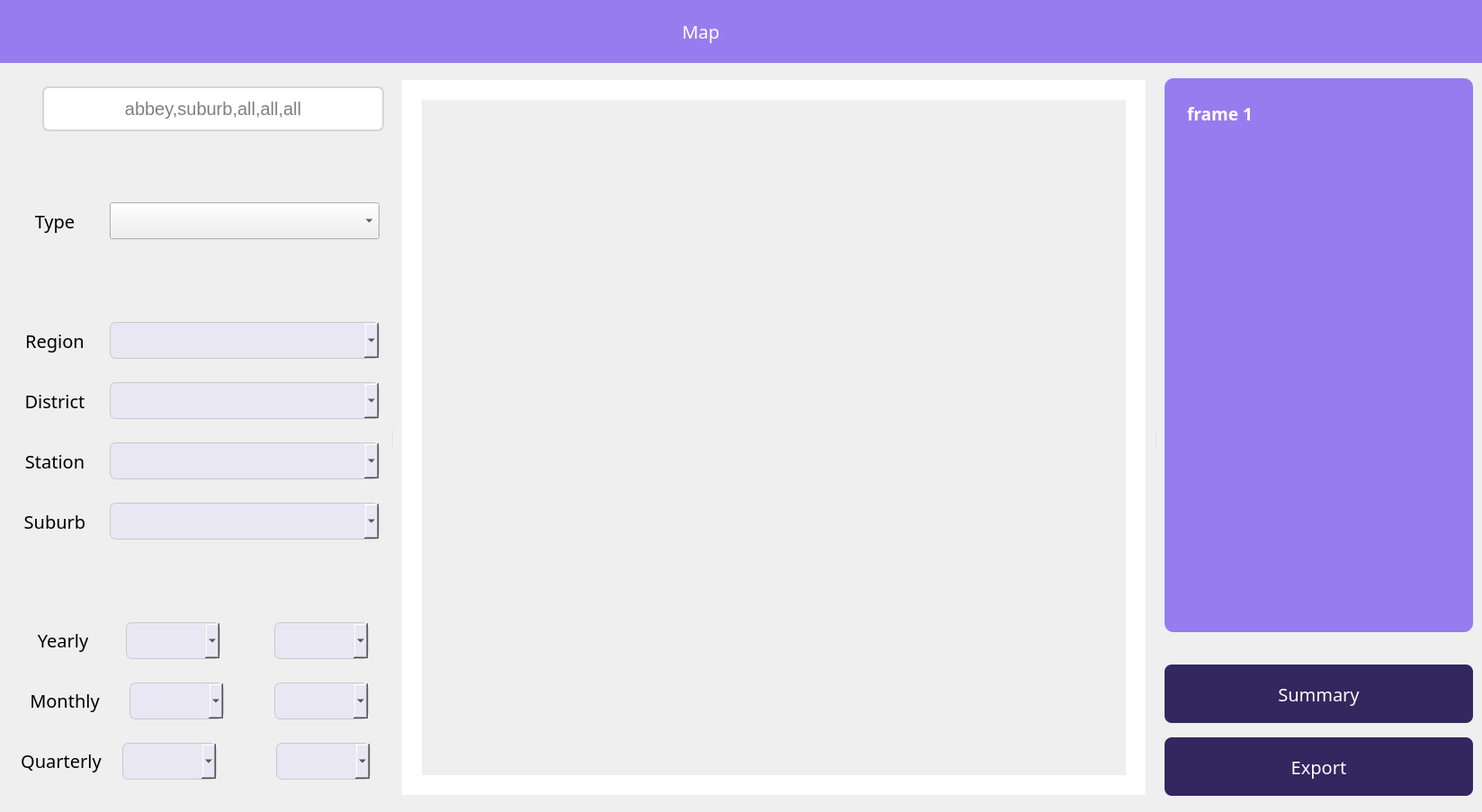
<?xml version="1.0" encoding="UTF-8"?>
<ui version="4.0">
 <class>MainWindow</class>
 <widget class="QMainWindow" name="MainWindow">
  <property name="geometry">
   <rect>
    <x>0</x>
    <y>0</y>
    <width>1648</width>
    <height>903</height>
   </rect>
  </property>
  <property name="windowTitle">
   <string>Map</string>
  </property>
  <property name="styleSheet">
   <string notr="true">font:20px
</string>
  </property>
  <widget class="QWidget" name="centralwidget">
   <property name="styleSheet">
    <string notr="true"/>
   </property>
   <layout class="QGridLayout" name="gridLayout_4">
    <property name="leftMargin">
     <number>0</number>
    </property>
    <property name="topMargin">
     <number>0</number>
    </property>
    <property name="rightMargin">
     <number>0</number>
    </property>
    <property name="bottomMargin">
     <number>0</number>
    </property>
    <property name="spacing">
     <number>0</number>
    </property>
    <item row="0" column="0">
     <widget class="QGroupBox" name="groupBox">
      <property name="sizePolicy">
       <sizepolicy hsizetype="Expanding" vsizetype="Fixed">
        <horstretch>0</horstretch>
        <verstretch>0</verstretch>
       </sizepolicy>
      </property>
      <property name="minimumSize">
       <size>
        <width>0</width>
        <height>70</height>
       </size>
      </property>
      <property name="styleSheet">
       <string notr="true">background-color:rgb(149, 125, 239);
border:0px;
</string>
      </property>
      <property name="title">
       <string/>
      </property>
      <property name="flat">
       <bool>true</bool>
      </property>
      <property name="checkable">
       <bool>false</bool>
      </property>
      <layout class="QGridLayout" name="gridLayout_2">
       <property name="sizeConstraint">
        <enum>QLayout::SetDefaultConstraint</enum>
       </property>
       <item row="0" column="0">
        <layout class="QHBoxLayout" name="horizontalLayout_14" stretch="0,0,0,0,0">
         <property name="spacing">
          <number>0</number>
         </property>
         <item>
          <widget class="QLabel" name="label_5">
           <property name="text">
            <string/>
           </property>
           <property name="pixmap">
            <pixmap>pic/形状 1@2x.png</pixmap>
           </property>
           <property name="alignment">
            <set>Qt::AlignRight|Qt::AlignTrailing|Qt::AlignVCenter</set>
           </property>
          </widget>
         </item>
         <item>
          <widget class="QLabel" name="label_6">
           <property name="font">
            <font>
             <family>微软雅黑</family>
             <pointsize>-1</pointsize>
             <weight>50</weight>
             <italic>false</italic>
             <bold>false</bold>
            </font>
           </property>
           <property name="styleSheet">
            <string notr="true">font:20px;
color:white</string>
           </property>
           <property name="text">
            <string>   Map</string>
           </property>
          </widget>
         </item>
         <item>
          <widget class="QPushButton" name="pushButton">
           <property name="sizePolicy">
            <sizepolicy hsizetype="Fixed" vsizetype="Fixed">
             <horstretch>0</horstretch>
             <verstretch>0</verstretch>
            </sizepolicy>
           </property>
           <property name="minimumSize">
            <size>
             <width>50</width>
             <height>50</height>
            </size>
           </property>
           <property name="styleSheet">
            <string notr="true">QPushButton:pressed{
background-color:rgb(223, 223, 223)
}

QPushButton:hover{
background-color:rgb(223, 223, 223)
}</string>
           </property>
           <property name="text">
            <string/>
           </property>
           <property name="icon">
            <iconset>
             <normaloff>pic/矩形 10 拷贝 2@2x.png</normaloff>
             <disabledon>pic/矩形 10 拷贝 2.png</disabledon>pic/矩形 10 拷贝 2@2x.png</iconset>
           </property>
           <property name="iconSize">
            <size>
             <width>11</width>
             <height>11</height>
            </size>
           </property>
           <property name="checkable">
            <bool>true</bool>
           </property>
           <property name="flat">
            <bool>false</bool>
           </property>
          </widget>
         </item>
         <item>
          <widget class="QPushButton" name="pushButton_2">
           <property name="sizePolicy">
            <sizepolicy hsizetype="Fixed" vsizetype="Fixed">
             <horstretch>0</horstretch>
             <verstretch>0</verstretch>
            </sizepolicy>
           </property>
           <property name="minimumSize">
            <size>
             <width>50</width>
             <height>50</height>
            </size>
           </property>
           <property name="styleSheet">
            <string notr="true">QPushButton:pressed{
background-color:rgb(223, 223, 223)
}
QPushButton:hover{
background-color:rgb(223, 223, 223)
}</string>
           </property>
           <property name="text">
            <string/>
           </property>
           <property name="icon">
            <iconset>
             <normaloff>pic/矩形 8 拷贝@2x.png</normaloff>pic/矩形 8 拷贝@2x.png</iconset>
           </property>
           <property name="iconSize">
            <size>
             <width>11</width>
             <height>11</height>
            </size>
           </property>
           <property name="checkable">
            <bool>false</bool>
           </property>
           <property name="flat">
            <bool>false</bool>
           </property>
          </widget>
         </item>
         <item>
          <widget class="QPushButton" name="pushButton_3">
           <property name="sizePolicy">
            <sizepolicy hsizetype="Fixed" vsizetype="Fixed">
             <horstretch>0</horstretch>
             <verstretch>0</verstretch>
            </sizepolicy>
           </property>
           <property name="minimumSize">
            <size>
             <width>50</width>
             <height>50</height>
            </size>
           </property>
           <property name="styleSheet">
            <string notr="true">QPushButton:pressed{
background-color:rgb(223, 223, 223)
}
QPushButton:hover{
background-color:rgb(223, 223, 223)
}</string>
           </property>
           <property name="text">
            <string/>
           </property>
           <property name="icon">
            <iconset>
             <normaloff>pic/组 6@2x.png</normaloff>pic/组 6@2x.png</iconset>
           </property>
           <property name="iconSize">
            <size>
             <width>11</width>
             <height>11</height>
            </size>
           </property>
           <property name="checkable">
            <bool>false</bool>
           </property>
           <property name="flat">
            <bool>false</bool>
           </property>
          </widget>
         </item>
        </layout>
       </item>
      </layout>
     </widget>
    </item>
    <item row="1" column="0">
     <widget class="QSplitter" name="splitter">
      <property name="orientation">
       <enum>Qt::Horizontal</enum>
      </property>
      <widget class="QWidget" name="layoutWidget">
       <layout class="QVBoxLayout" name="verticalLayout">
        <property name="spacing">
         <number>0</number>
        </property>
        <property name="rightMargin">
         <number>0</number>
        </property>
        <item>
         <layout class="QHBoxLayout" name="horizontalLayout">
          <property name="spacing">
           <number>0</number>
          </property>
          <item>
           <spacer name="horizontalSpacer">
            <property name="orientation">
             <enum>Qt::Horizontal</enum>
            </property>
            <property name="sizeType">
             <enum>QSizePolicy::Fixed</enum>
            </property>
            <property name="sizeHint" stdset="0">
             <size>
              <width>40</width>
              <height>20</height>
             </size>
            </property>
           </spacer>
          </item>
          <item>
           <widget class="QLineEdit" name="lineEdit">
            <property name="sizePolicy">
             <sizepolicy hsizetype="Fixed" vsizetype="Fixed">
              <horstretch>0</horstretch>
              <verstretch>0</verstretch>
             </sizepolicy>
            </property>
            <property name="minimumSize">
             <size>
              <width>380</width>
              <height>50</height>
             </size>
            </property>
            <property name="cursor">
             <cursorShape>IBeamCursor</cursorShape>
            </property>
            <property name="styleSheet">
             <string notr="true">QLineEdit{
border:2px solid rgb(213, 213, 213);
border-radius:7px;
}
QLineEdit:hover{
border:4px solid rgb(154, 154, 154);
border-radius:7px
}</string>
            </property>
            <property name="alignment">
             <set>Qt::AlignCenter</set>
            </property>
            <property name="placeholderText">
             <string>abbey,suburb,all,all,all</string>
            </property>
            <property name="clearButtonEnabled">
             <bool>true</bool>
            </property>
           </widget>
          </item>
         </layout>
        </item>
        <item>
         <layout class="QHBoxLayout" name="horizontalLayout_2">
          <property name="spacing">
           <number>0</number>
          </property>
          <item>
           <widget class="QLabel" name="label_10">
            <property name="sizePolicy">
             <sizepolicy hsizetype="Fixed" vsizetype="Fixed">
              <horstretch>0</horstretch>
              <verstretch>0</verstretch>
             </sizepolicy>
            </property>
            <property name="minimumSize">
             <size>
              <width>50</width>
              <height>0</height>
             </size>
            </property>
            <property name="font">
             <font>
              <family>3ds</family>
              <pointsize>-1</pointsize>
              <weight>50</weight>
              <italic>false</italic>
              <bold>false</bold>
             </font>
            </property>
            <property name="text">
             <string/>
            </property>
            <property name="pixmap">
             <pixmap>pic/crime.png</pixmap>
            </property>
            <property name="scaledContents">
             <bool>true</bool>
            </property>
            <property name="alignment">
             <set>Qt::AlignCenter</set>
            </property>
           </widget>
          </item>
          <item>
           <spacer name="horizontalSpacer_3">
            <property name="orientation">
             <enum>Qt::Horizontal</enum>
            </property>
            <property name="sizeType">
             <enum>QSizePolicy::Fixed</enum>
            </property>
            <property name="sizeHint" stdset="0">
             <size>
              <width>330</width>
              <height>20</height>
             </size>
            </property>
           </spacer>
          </item>
         </layout>
        </item>
        <item>
         <layout class="QHBoxLayout" name="horizontalLayout_3">
          <property name="spacing">
           <number>0</number>
          </property>
          <item>
           <widget class="QLabel" name="label_9">
            <property name="sizePolicy">
             <sizepolicy hsizetype="Fixed" vsizetype="Preferred">
              <horstretch>0</horstretch>
              <verstretch>0</verstretch>
             </sizepolicy>
            </property>
            <property name="minimumSize">
             <size>
              <width>100</width>
              <height>0</height>
             </size>
            </property>
            <property name="font">
             <font>
              <family>微软雅黑</family>
              <pointsize>-1</pointsize>
              <weight>50</weight>
              <italic>false</italic>
              <bold>false</bold>
             </font>
            </property>
            <property name="text">
             <string>Type</string>
            </property>
            <property name="alignment">
             <set>Qt::AlignCenter</set>
            </property>
           </widget>
          </item>
          <item>
           <widget class="QComboBox" name="Crime_comboBox">
            <property name="sizePolicy">
             <sizepolicy hsizetype="Fixed" vsizetype="Fixed">
              <horstretch>0</horstretch>
              <verstretch>0</verstretch>
             </sizepolicy>
            </property>
            <property name="minimumSize">
             <size>
              <width>300</width>
              <height>41</height>
             </size>
            </property>
            <property name="focusPolicy">
             <enum>Qt::NoFocus</enum>
            </property>
            <property name="styleSheet">
             <string notr="true">QComboBox{

    background-color: rgb(233,231,244);
    border: 1px solid rgb(200, 200, 200);
	border-radius:7px

}
QComboBox:down-arrow {
          border: none; 
         background: transparent; 
         image: url(\&quot;./ui/image/down.png\&quot;);}
</string>
            </property>
           </widget>
          </item>
         </layout>
        </item>
        <item>
         <layout class="QHBoxLayout" name="horizontalLayout_4">
          <property name="spacing">
           <number>0</number>
          </property>
          <item>
           <widget class="QLabel" name="label_18">
            <property name="sizePolicy">
             <sizepolicy hsizetype="Fixed" vsizetype="Fixed">
              <horstretch>0</horstretch>
              <verstretch>0</verstretch>
             </sizepolicy>
            </property>
            <property name="minimumSize">
             <size>
              <width>0</width>
              <height>40</height>
             </size>
            </property>
            <property name="font">
             <font>
              <family>3ds</family>
              <pointsize>-1</pointsize>
              <weight>50</weight>
              <italic>false</italic>
              <bold>false</bold>
             </font>
            </property>
            <property name="text">
             <string/>
            </property>
            <property name="pixmap">
             <pixmap>pic/zone.png</pixmap>
            </property>
            <property name="alignment">
             <set>Qt::AlignCenter</set>
            </property>
           </widget>
          </item>
          <item>
           <spacer name="horizontalSpacer_7">
            <property name="orientation">
             <enum>Qt::Horizontal</enum>
            </property>
            <property name="sizeType">
             <enum>QSizePolicy::Fixed</enum>
            </property>
            <property name="sizeHint" stdset="0">
             <size>
              <width>330</width>
              <height>20</height>
             </size>
            </property>
           </spacer>
          </item>
         </layout>
        </item>
        <item>
         <layout class="QHBoxLayout" name="horizontalLayout_5">
          <property name="spacing">
           <number>0</number>
          </property>
          <item>
           <widget class="QLabel" name="label_4">
            <property name="sizePolicy">
             <sizepolicy hsizetype="Fixed" vsizetype="Preferred">
              <horstretch>0</horstretch>
              <verstretch>0</verstretch>
             </sizepolicy>
            </property>
            <property name="minimumSize">
             <size>
              <width>100</width>
              <height>0</height>
             </size>
            </property>
            <property name="font">
             <font>
              <family>微软雅黑</family>
              <pointsize>-1</pointsize>
              <weight>50</weight>
              <italic>false</italic>
              <bold>false</bold>
             </font>
            </property>
            <property name="text">
             <string>Region</string>
            </property>
            <property name="alignment">
             <set>Qt::AlignCenter</set>
            </property>
           </widget>
          </item>
          <item>
           <widget class="QComboBox" name="Region_comboBox">
            <property name="sizePolicy">
             <sizepolicy hsizetype="Fixed" vsizetype="Fixed">
              <horstretch>0</horstretch>
              <verstretch>0</verstretch>
             </sizepolicy>
            </property>
            <property name="minimumSize">
             <size>
              <width>300</width>
              <height>41</height>
             </size>
            </property>
            <property name="focusPolicy">
             <enum>Qt::NoFocus</enum>
            </property>
            <property name="styleSheet">
             <string notr="true">QComboBox{

    background-color: rgb(233,231,244);
    border: 1px solid rgb(200, 200, 200);
	border-radius:7px

}</string>
            </property>
           </widget>
          </item>
         </layout>
        </item>
        <item>
         <layout class="QHBoxLayout" name="horizontalLayout_6">
          <property name="spacing">
           <number>0</number>
          </property>
          <item>
           <widget class="QLabel" name="label_3">
            <property name="sizePolicy">
             <sizepolicy hsizetype="Fixed" vsizetype="Preferred">
              <horstretch>0</horstretch>
              <verstretch>0</verstretch>
             </sizepolicy>
            </property>
            <property name="minimumSize">
             <size>
              <width>100</width>
              <height>0</height>
             </size>
            </property>
            <property name="font">
             <font>
              <family>微软雅黑</family>
              <pointsize>-1</pointsize>
              <weight>50</weight>
              <italic>false</italic>
              <bold>false</bold>
             </font>
            </property>
            <property name="text">
             <string>District</string>
            </property>
            <property name="alignment">
             <set>Qt::AlignCenter</set>
            </property>
           </widget>
          </item>
          <item>
           <widget class="QComboBox" name="District_comboBox">
            <property name="sizePolicy">
             <sizepolicy hsizetype="Fixed" vsizetype="Fixed">
              <horstretch>0</horstretch>
              <verstretch>0</verstretch>
             </sizepolicy>
            </property>
            <property name="minimumSize">
             <size>
              <width>300</width>
              <height>41</height>
             </size>
            </property>
            <property name="focusPolicy">
             <enum>Qt::NoFocus</enum>
            </property>
            <property name="styleSheet">
             <string notr="true">QComboBox{

    background-color: rgb(233,231,244);
    border: 1px solid rgb(200, 200, 200);
	border-radius:7px

}</string>
            </property>
           </widget>
          </item>
         </layout>
        </item>
        <item>
         <layout class="QHBoxLayout" name="horizontalLayout_7">
          <property name="spacing">
           <number>0</number>
          </property>
          <item>
           <widget class="QLabel" name="label_2">
            <property name="sizePolicy">
             <sizepolicy hsizetype="Fixed" vsizetype="Preferred">
              <horstretch>0</horstretch>
              <verstretch>0</verstretch>
             </sizepolicy>
            </property>
            <property name="minimumSize">
             <size>
              <width>100</width>
              <height>0</height>
             </size>
            </property>
            <property name="font">
             <font>
              <family>微软雅黑</family>
              <pointsize>-1</pointsize>
              <weight>50</weight>
              <italic>false</italic>
              <bold>false</bold>
             </font>
            </property>
            <property name="text">
             <string>Station</string>
            </property>
            <property name="alignment">
             <set>Qt::AlignCenter</set>
            </property>
           </widget>
          </item>
          <item>
           <widget class="QComboBox" name="Station_comboxBox">
            <property name="sizePolicy">
             <sizepolicy hsizetype="Fixed" vsizetype="Fixed">
              <horstretch>0</horstretch>
              <verstretch>0</verstretch>
             </sizepolicy>
            </property>
            <property name="minimumSize">
             <size>
              <width>300</width>
              <height>41</height>
             </size>
            </property>
            <property name="focusPolicy">
             <enum>Qt::NoFocus</enum>
            </property>
            <property name="styleSheet">
             <string notr="true">QComboBox{

    background-color: rgb(233,231,244);
    border: 1px solid rgb(200, 200, 200);
	border-radius:7px

}</string>
            </property>
           </widget>
          </item>
         </layout>
        </item>
        <item>
         <layout class="QHBoxLayout" name="horizontalLayout_8">
          <property name="spacing">
           <number>0</number>
          </property>
          <item>
           <widget class="QLabel" name="label_14">
            <property name="sizePolicy">
             <sizepolicy hsizetype="Fixed" vsizetype="Preferred">
              <horstretch>0</horstretch>
              <verstretch>0</verstretch>
             </sizepolicy>
            </property>
            <property name="minimumSize">
             <size>
              <width>100</width>
              <height>0</height>
             </size>
            </property>
            <property name="font">
             <font>
              <family>微软雅黑</family>
              <pointsize>-1</pointsize>
              <weight>50</weight>
              <italic>false</italic>
              <bold>false</bold>
             </font>
            </property>
            <property name="text">
             <string>Suburb</string>
            </property>
            <property name="alignment">
             <set>Qt::AlignCenter</set>
            </property>
           </widget>
          </item>
          <item>
           <widget class="QComboBox" name="Suburb_comboBox">
            <property name="sizePolicy">
             <sizepolicy hsizetype="Fixed" vsizetype="Fixed">
              <horstretch>0</horstretch>
              <verstretch>0</verstretch>
             </sizepolicy>
            </property>
            <property name="minimumSize">
             <size>
              <width>300</width>
              <height>41</height>
             </size>
            </property>
            <property name="focusPolicy">
             <enum>Qt::NoFocus</enum>
            </property>
            <property name="styleSheet">
             <string notr="true">QComboBox{

    background-color: rgb(233,231,244);
    border: 1px solid rgb(200, 200, 200);
	border-radius:7px

}</string>
            </property>
           </widget>
          </item>
         </layout>
        </item>
        <item>
         <layout class="QHBoxLayout" name="horizontalLayout_9">
          <property name="spacing">
           <number>0</number>
          </property>
          <item>
           <widget class="QLabel" name="label_19">
            <property name="sizePolicy">
             <sizepolicy hsizetype="Fixed" vsizetype="Fixed">
              <horstretch>0</horstretch>
              <verstretch>0</verstretch>
             </sizepolicy>
            </property>
            <property name="minimumSize">
             <size>
              <width>0</width>
              <height>40</height>
             </size>
            </property>
            <property name="font">
             <font>
              <family>3ds</family>
              <pointsize>-1</pointsize>
              <weight>50</weight>
              <italic>false</italic>
              <bold>false</bold>
             </font>
            </property>
            <property name="text">
             <string/>
            </property>
            <property name="pixmap">
             <pixmap>pic/time.png</pixmap>
            </property>
            <property name="alignment">
             <set>Qt::AlignCenter</set>
            </property>
           </widget>
          </item>
          <item>
           <spacer name="horizontalSpacer_8">
            <property name="orientation">
             <enum>Qt::Horizontal</enum>
            </property>
            <property name="sizeType">
             <enum>QSizePolicy::Fixed</enum>
            </property>
            <property name="sizeHint" stdset="0">
             <size>
              <width>330</width>
              <height>20</height>
             </size>
            </property>
           </spacer>
          </item>
         </layout>
        </item>
        <item>
         <layout class="QHBoxLayout" name="horizontalLayout_10">
          <property name="spacing">
           <number>0</number>
          </property>
          <item>
           <widget class="QLabel" name="label_20">
            <property name="sizePolicy">
             <sizepolicy hsizetype="Fixed" vsizetype="Fixed">
              <horstretch>0</horstretch>
              <verstretch>0</verstretch>
             </sizepolicy>
            </property>
            <property name="minimumSize">
             <size>
              <width>100</width>
              <height>0</height>
             </size>
            </property>
            <property name="font">
             <font>
              <family>微软雅黑</family>
              <pointsize>-1</pointsize>
              <weight>50</weight>
              <italic>false</italic>
              <bold>false</bold>
             </font>
            </property>
            <property name="styleSheet">
             <string notr="true">width:80px</string>
            </property>
            <property name="text">
             <string>Yearly</string>
            </property>
            <property name="alignment">
             <set>Qt::AlignCenter</set>
            </property>
           </widget>
          </item>
          <item>
           <widget class="QComboBox" name="Year_comboBox_1">
            <property name="sizePolicy">
             <sizepolicy hsizetype="Fixed" vsizetype="Fixed">
              <horstretch>0</horstretch>
              <verstretch>0</verstretch>
             </sizepolicy>
            </property>
            <property name="minimumSize">
             <size>
              <width>80</width>
              <height>41</height>
             </size>
            </property>
            <property name="focusPolicy">
             <enum>Qt::NoFocus</enum>
            </property>
            <property name="styleSheet">
             <string notr="true">
QComboBox{

    background-color: rgb(233,231,244);
    border: 1px solid rgb(200, 200, 200);
	border-radius:7px;
width:85px

}
</string>
            </property>
           </widget>
          </item>
          <item>
           <widget class="QLabel" name="label_15">
            <property name="sizePolicy">
             <sizepolicy hsizetype="Fixed" vsizetype="Fixed">
              <horstretch>0</horstretch>
              <verstretch>0</verstretch>
             </sizepolicy>
            </property>
            <property name="minimumSize">
             <size>
              <width>20</width>
              <height>0</height>
             </size>
            </property>
            <property name="text">
             <string/>
            </property>
            <property name="pixmap">
             <pixmap>pic/lines.png</pixmap>
            </property>
            <property name="scaledContents">
             <bool>true</bool>
            </property>
            <property name="alignment">
             <set>Qt::AlignCenter</set>
            </property>
           </widget>
          </item>
          <item>
           <widget class="QComboBox" name="Year_comboBox_2">
            <property name="sizePolicy">
             <sizepolicy hsizetype="Fixed" vsizetype="Fixed">
              <horstretch>0</horstretch>
              <verstretch>0</verstretch>
             </sizepolicy>
            </property>
            <property name="minimumSize">
             <size>
              <width>80</width>
              <height>41</height>
             </size>
            </property>
            <property name="focusPolicy">
             <enum>Qt::NoFocus</enum>
            </property>
            <property name="layoutDirection">
             <enum>Qt::LeftToRight</enum>
            </property>
            <property name="styleSheet">
             <string notr="true">
QComboBox{

    background-color: rgb(233,231,244);
    border: 1px solid rgb(200, 200, 200);
	border-radius:7px;
width:85px

}
</string>
            </property>
            <property name="duplicatesEnabled">
             <bool>false</bool>
            </property>
           </widget>
          </item>
         </layout>
        </item>
        <item>
         <layout class="QHBoxLayout" name="horizontalLayout_12">
          <property name="spacing">
           <number>0</number>
          </property>
          <item>
           <widget class="QLabel" name="label_21">
            <property name="sizePolicy">
             <sizepolicy hsizetype="Fixed" vsizetype="Fixed">
              <horstretch>0</horstretch>
              <verstretch>0</verstretch>
             </sizepolicy>
            </property>
            <property name="minimumSize">
             <size>
              <width>100</width>
              <height>0</height>
             </size>
            </property>
            <property name="font">
             <font>
              <family>微软雅黑</family>
              <pointsize>-1</pointsize>
              <weight>50</weight>
              <italic>false</italic>
              <bold>false</bold>
             </font>
            </property>
            <property name="text">
             <string>Monthly</string>
            </property>
            <property name="alignment">
             <set>Qt::AlignCenter</set>
            </property>
           </widget>
          </item>
          <item>
           <widget class="QComboBox" name="Monthly_comboBox_1">
            <property name="sizePolicy">
             <sizepolicy hsizetype="Fixed" vsizetype="Fixed">
              <horstretch>0</horstretch>
              <verstretch>0</verstretch>
             </sizepolicy>
            </property>
            <property name="minimumSize">
             <size>
              <width>80</width>
              <height>41</height>
             </size>
            </property>
            <property name="focusPolicy">
             <enum>Qt::NoFocus</enum>
            </property>
            <property name="styleSheet">
             <string notr="true">
QComboBox{

    background-color: rgb(233,231,244);
    border: 1px solid rgb(200, 200, 200);
	border-radius:7px;
width:85px

}
</string>
            </property>
           </widget>
          </item>
          <item>
           <widget class="QLabel" name="label_16">
            <property name="sizePolicy">
             <sizepolicy hsizetype="Fixed" vsizetype="Fixed">
              <horstretch>0</horstretch>
              <verstretch>0</verstretch>
             </sizepolicy>
            </property>
            <property name="minimumSize">
             <size>
              <width>0</width>
              <height>0</height>
             </size>
            </property>
            <property name="text">
             <string/>
            </property>
            <property name="pixmap">
             <pixmap>pic/lines.png</pixmap>
            </property>
            <property name="scaledContents">
             <bool>true</bool>
            </property>
            <property name="alignment">
             <set>Qt::AlignCenter</set>
            </property>
           </widget>
          </item>
          <item>
           <widget class="QComboBox" name="Monthly_comboBox_2">
            <property name="sizePolicy">
             <sizepolicy hsizetype="Fixed" vsizetype="Fixed">
              <horstretch>0</horstretch>
              <verstretch>0</verstretch>
             </sizepolicy>
            </property>
            <property name="minimumSize">
             <size>
              <width>80</width>
              <height>41</height>
             </size>
            </property>
            <property name="focusPolicy">
             <enum>Qt::NoFocus</enum>
            </property>
            <property name="styleSheet">
             <string notr="true">
QComboBox{

    background-color: rgb(233,231,244);
    border: 1px solid rgb(200, 200, 200);
	border-radius:7px;
width:85px

}
</string>
            </property>
           </widget>
          </item>
         </layout>
        </item>
        <item>
         <layout class="QHBoxLayout" name="horizontalLayout_13">
          <property name="spacing">
           <number>0</number>
          </property>
          <item>
           <widget class="QLabel" name="label_22">
            <property name="sizePolicy">
             <sizepolicy hsizetype="Fixed" vsizetype="Fixed">
              <horstretch>0</horstretch>
              <verstretch>0</verstretch>
             </sizepolicy>
            </property>
            <property name="minimumSize">
             <size>
              <width>100</width>
              <height>0</height>
             </size>
            </property>
            <property name="font">
             <font>
              <family>微软雅黑</family>
              <pointsize>-1</pointsize>
              <weight>50</weight>
              <italic>false</italic>
              <bold>false</bold>
             </font>
            </property>
            <property name="text">
             <string>Quarterly</string>
            </property>
            <property name="alignment">
             <set>Qt::AlignCenter</set>
            </property>
           </widget>
          </item>
          <item>
           <widget class="QComboBox" name="Quarterly_comboBox_1">
            <property name="sizePolicy">
             <sizepolicy hsizetype="Fixed" vsizetype="Fixed">
              <horstretch>0</horstretch>
              <verstretch>0</verstretch>
             </sizepolicy>
            </property>
            <property name="minimumSize">
             <size>
              <width>80</width>
              <height>41</height>
             </size>
            </property>
            <property name="focusPolicy">
             <enum>Qt::NoFocus</enum>
            </property>
            <property name="styleSheet">
             <string notr="true">
QComboBox{

    background-color: rgb(233,231,244);
    border: 1px solid rgb(200, 200, 200);
	border-radius:7px;
width:85px

}</string>
            </property>
           </widget>
          </item>
          <item>
           <widget class="QLabel" name="label_17">
            <property name="sizePolicy">
             <sizepolicy hsizetype="Fixed" vsizetype="Fixed">
              <horstretch>0</horstretch>
              <verstretch>0</verstretch>
             </sizepolicy>
            </property>
            <property name="minimumSize">
             <size>
              <width>30</width>
              <height>0</height>
             </size>
            </property>
            <property name="text">
             <string/>
            </property>
            <property name="pixmap">
             <pixmap>pic/lines.png</pixmap>
            </property>
            <property name="alignment">
             <set>Qt::AlignCenter</set>
            </property>
           </widget>
          </item>
          <item>
           <widget class="QComboBox" name="Quarterly_comboBox_2">
            <property name="sizePolicy">
             <sizepolicy hsizetype="Fixed" vsizetype="Fixed">
              <horstretch>0</horstretch>
              <verstretch>0</verstretch>
             </sizepolicy>
            </property>
            <property name="minimumSize">
             <size>
              <width>80</width>
              <height>41</height>
             </size>
            </property>
            <property name="focusPolicy">
             <enum>Qt::NoFocus</enum>
            </property>
            <property name="styleSheet">
             <string notr="true">
QComboBox{

    background-color: rgb(233,231,244);
    border: 1px solid rgb(200, 200, 200);
	border-radius:7px;
width:85px

}
</string>
            </property>
           </widget>
          </item>
         </layout>
        </item>
       </layout>
      </widget>
      <widget class="QGroupBox" name="groupBox_3">
       <property name="styleSheet">
        <string notr="true">border:0px;

</string>
       </property>
       <property name="title">
        <string/>
       </property>
       <layout class="QGridLayout" name="gridLayout">
        <item row="0" column="0">
         <widget class="QFrame" name="frame">
          <property name="sizePolicy">
           <sizepolicy hsizetype="Expanding" vsizetype="Expanding">
            <horstretch>0</horstretch>
            <verstretch>0</verstretch>
           </sizepolicy>
          </property>
          <property name="minimumSize">
           <size>
            <width>800</width>
            <height>0</height>
           </size>
          </property>
          <property name="styleSheet">
           <string notr="true">margin-top:10px;
margin-bottom:10px;
border:22px solid rgb(255, 255, 255);
</string>
          </property>
          <property name="frameShape">
           <enum>QFrame::StyledPanel</enum>
          </property>
          <property name="frameShadow">
           <enum>QFrame::Raised</enum>
          </property>
         </widget>
        </item>
       </layout>
      </widget>
      <widget class="QWidget" name="layoutWidget">
       <layout class="QVBoxLayout" name="verticalLayout_6">
        <item>
         <layout class="QVBoxLayout" name="verticalLayout_4">
          <item>
           <layout class="QVBoxLayout" name="verticalLayout_3">
            <item>
             <widget class="QGroupBox" name="groupBox_2">
              <property name="sizePolicy">
               <sizepolicy hsizetype="Expanding" vsizetype="Expanding">
                <horstretch>0</horstretch>
                <verstretch>0</verstretch>
               </sizepolicy>
              </property>
              <property name="minimumSize">
               <size>
                <width>350</width>
                <height>0</height>
               </size>
              </property>
              <property name="styleSheet">
               <string notr="true">background-color:rgb(149, 125, 239);
border-radius:10px;
margin-left:8px;
margin-right:10px;
margin-top:17px;</string>
              </property>
              <property name="title">
               <string/>
              </property>
              <layout class="QGridLayout" name="gridLayout_3">
               <item row="0" column="0">
                <layout class="QVBoxLayout" name="verticalLayout_2">
                 <item>
                  <layout class="QHBoxLayout" name="horizontalLayout_15">
                   <item>
                    <widget class="QLabel" name="label">
                     <property name="font">
                      <font>
                       <family>微软雅黑</family>
                       <pointsize>-1</pointsize>
                       <weight>50</weight>
                       <italic>false</italic>
                       <bold>false</bold>
                      </font>
                     </property>
                     <property name="text">
                      <string>&lt;html&gt;&lt;head/&gt;&lt;body&gt;&lt;p align=&quot;center&quot;&gt;&lt;span style=&quot; font-size:14pt; font-weight:600; color:#ffffff;&quot;&gt;frame 1&lt;/span&gt;&lt;/p&gt;&lt;/body&gt;&lt;/html&gt;</string>
                     </property>
                    </widget>
                   </item>
                   <item>
                    <spacer name="horizontalSpacer_6">
                     <property name="orientation">
                      <enum>Qt::Horizontal</enum>
                     </property>
                     <property name="sizeHint" stdset="0">
                      <size>
                       <width>40</width>
                       <height>20</height>
                      </size>
                     </property>
                    </spacer>
                   </item>
                  </layout>
                 </item>
                 <item>
                  <widget class="QTextEdit" name="textEdit">
                   <property name="font">
                    <font>
                     <family>微软雅黑</family>
                     <pointsize>-1</pointsize>
                     <weight>50</weight>
                     <italic>false</italic>
                     <bold>false</bold>
                    </font>
                   </property>
                  </widget>
                 </item>
                </layout>
               </item>
              </layout>
             </widget>
            </item>
           </layout>
          </item>
         </layout>
        </item>
        <item>
         <spacer name="verticalSpacer_2">
          <property name="orientation">
           <enum>Qt::Vertical</enum>
          </property>
          <property name="sizeType">
           <enum>QSizePolicy::Fixed</enum>
          </property>
          <property name="sizeHint" stdset="0">
           <size>
            <width>20</width>
            <height>30</height>
           </size>
          </property>
         </spacer>
        </item>
        <item>
         <layout class="QHBoxLayout" name="horizontalLayout_11">
          <item>
           <widget class="QPushButton" name="Screenshot_pushButton_2">
            <property name="sizePolicy">
             <sizepolicy hsizetype="Expanding" vsizetype="Fixed">
              <horstretch>0</horstretch>
              <verstretch>0</verstretch>
             </sizepolicy>
            </property>
            <property name="minimumSize">
             <size>
              <width>340</width>
              <height>65</height>
             </size>
            </property>
            <property name="font">
             <font>
              <family>微软雅黑</family>
              <pointsize>-1</pointsize>
              <weight>50</weight>
              <italic>false</italic>
              <bold>false</bold>
             </font>
            </property>
            <property name="styleSheet">
             <string notr="true">QPushButton{
background-color:rgb(50, 39, 95);
color:white;
border-radius:8px;
margin-left:8px;
margin-right:10px;
}
QPushButton:pressed
{
background-color:white;
color:black;
border-radius:8px
}</string>
            </property>
            <property name="text">
             <string>Summary</string>
            </property>
           </widget>
          </item>
         </layout>
        </item>
        <item>
         <spacer name="verticalSpacer_3">
          <property name="orientation">
           <enum>Qt::Vertical</enum>
          </property>
          <property name="sizeType">
           <enum>QSizePolicy::Fixed</enum>
          </property>
          <property name="sizeHint" stdset="0">
           <size>
            <width>20</width>
            <height>10</height>
           </size>
          </property>
         </spacer>
        </item>
        <item>
         <layout class="QHBoxLayout" name="horizontalLayout_20">
          <item>
           <widget class="QPushButton" name="Screenshot_pushButton">
            <property name="sizePolicy">
             <sizepolicy hsizetype="Expanding" vsizetype="Fixed">
              <horstretch>0</horstretch>
              <verstretch>0</verstretch>
             </sizepolicy>
            </property>
            <property name="minimumSize">
             <size>
              <width>340</width>
              <height>65</height>
             </size>
            </property>
            <property name="font">
             <font>
              <family>微软雅黑</family>
              <pointsize>-1</pointsize>
              <weight>50</weight>
              <italic>false</italic>
              <bold>false</bold>
             </font>
            </property>
            <property name="styleSheet">
             <string notr="true">QPushButton{
background-color:rgb(50, 39, 95);
color:white;
border-radius:8px;
margin-left:8px;
margin-right:10px;
}
QPushButton:pressed
{
background-color:white;
color:black;
border-radius:8px
}</string>
            </property>
            <property name="text">
             <string>Export</string>
            </property>
           </widget>
          </item>
         </layout>
        </item>
        <item>
         <spacer name="verticalSpacer">
          <property name="orientation">
           <enum>Qt::Vertical</enum>
          </property>
          <property name="sizeType">
           <enum>QSizePolicy::Fixed</enum>
          </property>
          <property name="sizeHint" stdset="0">
           <size>
            <width>20</width>
            <height>18</height>
           </size>
          </property>
         </spacer>
        </item>
       </layout>
      </widget>
     </widget>
    </item>
   </layout>
  </widget>
 </widget>
 <resources/>
 <connections/>
</ui>
